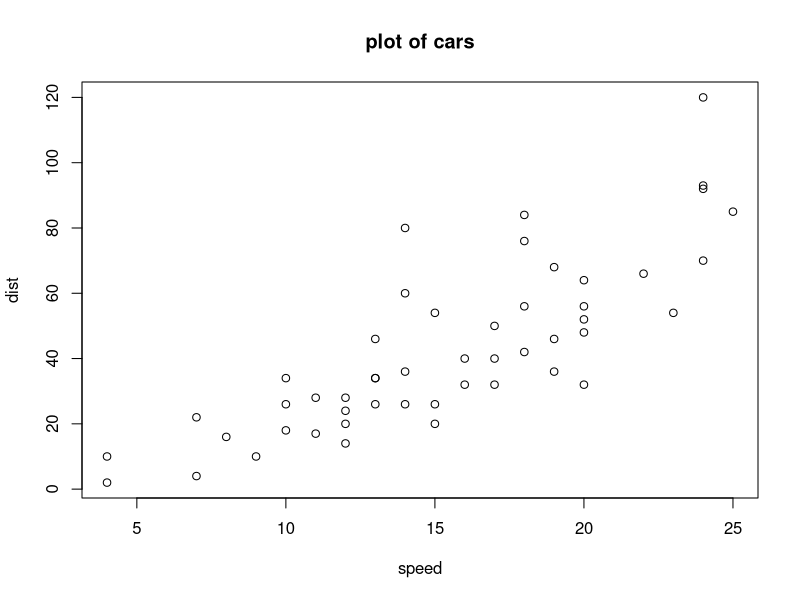

Write R code to recreate this figure.
## ---- chunk 1
plot(cars,
     main = "plot of cars")
